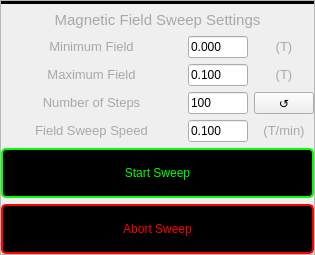
           <widget class="QFrame" name="frame_FourTerminalMagneticField_Settings">
            <property name="styleSheet">
             <string notr="true">#frame_FourTerminalMagneticField_Settings{
border:1px solid rgb(168,168,168)
}</string>
            </property>
            <property name="frameShape">
             <enum>QFrame::StyledPanel</enum>
            </property>
            <property name="frameShadow">
             <enum>QFrame::Raised</enum>
            </property>
            <layout class="QGridLayout" name="gridLayout">
             <property name="leftMargin">
              <number>0</number>
             </property>
             <property name="topMargin">
              <number>0</number>
             </property>
             <property name="rightMargin">
              <number>0</number>
             </property>
             <property name="bottomMargin">
              <number>0</number>
             </property>
             <item row="1" column="0">
              <layout class="QGridLayout" name="Layout_MagneticFieldSettings" rowstretch="2,1,1,1,1,3,3,0" columnstretch="3,1,1" rowminimumheight="2,1,1,1,1,3,3,0">
               <item row="7" column="0" colspan="3">
                <widget class="QPushButton" name="pushButton_AbortLandauFan">
                 <property name="minimumSize">
                  <size>
                   <width>100</width>
                   <height>50</height>
                  </size>
                 </property>
                 <property name="maximumSize">
                  <size>
                   <width>16777215</width>
                   <height>16777215</height>
                  </size>
                 </property>
                 <property name="toolTip">
                  <string>Test</string>
                 </property>
                 <property name="styleSheet">
                  <string notr="true">QPushButton:pressed#pushButton_AbortLandauFan{
color: rgb(95,107,166);
background-color:rgb(168,168,168);
border: 1px solid rgb(95,107,166);
border-radius: 5px
}

QPushButton#pushButton_AbortLandauFan{
color: rgb(255,0, 0);
background-color:rgb(0,0,0);
border: 2px solid  rgb(255,0, 0);
border-radius: 5px
}</string>
                 </property>
                 <property name="text">
                  <string>Abort Sweep</string>
                 </property>
                </widget>
               </item>
               <item row="6" column="0" colspan="3">
                <widget class="QPushButton" name="pushButton_StartLandauFan">
                 <property name="minimumSize">
                  <size>
                   <width>100</width>
                   <height>50</height>
                  </size>
                 </property>
                 <property name="maximumSize">
                  <size>
                   <width>16777215</width>
                   <height>16777215</height>
                  </size>
                 </property>
                 <property name="toolTip">
                  <string>Test</string>
                 </property>
                 <property name="styleSheet">
                  <string notr="true">QPushButton:pressed#pushButton_StartLandauFan{
color: rgb(95,107,166);
background-color:rgb(168,168,168);
border: 1px solid rgb(95,107,166);
border-radius: 5px
}

QPushButton#pushButton_StartLandauFan{
color: rgb(0,255,0);
background-color:rgb(0,0,0);
border: 2px solid rgb(0,255,0);
border-radius: 5px
}</string>
                 </property>
                 <property name="text">
                  <string>Start Sweep</string>
                 </property>
                </widget>
               </item>
               <item row="3" column="0">
                <widget class="QLabel" name="Label_FourTerminalMagneticFieldSetting_MaximumField">
                 <property name="minimumSize">
                  <size>
                   <width>110</width>
                   <height>20</height>
                  </size>
                 </property>
                 <property name="text">
                  <string>&lt;html&gt;&lt;head/&gt;&lt;body&gt;&lt;p&gt;&lt;span style=&quot; font-size:10pt; color:#a8a8a8;&quot;&gt;Maximum Field&lt;/span&gt;&lt;/p&gt;&lt;/body&gt;&lt;/html&gt;</string>
                 </property>
                 <property name="alignment">
                  <set>Qt::AlignCenter</set>
                 </property>
                </widget>
               </item>
               <item row="5" column="2">
                <widget class="QLabel" name="label_14">
                 <property name="minimumSize">
                  <size>
                   <width>50</width>
                   <height>20</height>
                  </size>
                 </property>
                 <property name="text">
                  <string>&lt;html&gt;&lt;head/&gt;&lt;body&gt;&lt;p&gt;&lt;span style=&quot; font-size:10pt; color:#a8a8a8;&quot;&gt;(T/min)&lt;/span&gt;&lt;/p&gt;&lt;/body&gt;&lt;/html&gt;</string>
                 </property>
                 <property name="alignment">
                  <set>Qt::AlignCenter</set>
                 </property>
                </widget>
               </item>
               <item row="1" column="0" colspan="3">
                <widget class="QLabel" name="Label_FourTerminalMagneticFieldSetting">
                 <property name="minimumSize">
                  <size>
                   <width>150</width>
                   <height>20</height>
                  </size>
                 </property>
                 <property name="text">
                  <string>&lt;html&gt;&lt;head/&gt;&lt;body&gt;&lt;p&gt;&lt;span style=&quot; font-size:11pt; color:#a8a8a8;&quot;&gt;Magnetic Field Sweep Settings&lt;/span&gt;&lt;/p&gt;&lt;/body&gt;&lt;/html&gt;</string>
                 </property>
                 <property name="alignment">
                  <set>Qt::AlignCenter</set>
                 </property>
                </widget>
               </item>
               <item row="3" column="2">
                <widget class="QLabel" name="label_11">
                 <property name="minimumSize">
                  <size>
                   <width>20</width>
                   <height>20</height>
                  </size>
                 </property>
                 <property name="text">
                  <string>&lt;html&gt;&lt;head/&gt;&lt;body&gt;&lt;p&gt;&lt;span style=&quot; font-size:10pt; color:#a8a8a8;&quot;&gt;(T)&lt;/span&gt;&lt;/p&gt;&lt;/body&gt;&lt;/html&gt;</string>
                 </property>
                 <property name="alignment">
                  <set>Qt::AlignCenter</set>
                 </property>
                </widget>
               </item>
               <item row="4" column="2">
                <widget class="QPushButton" name="pushButton_landauFanStepSwitch">
                 <property name="minimumSize">
                  <size>
                   <width>20</width>
                   <height>20</height>
                  </size>
                 </property>
                 <property name="focusPolicy">
                  <enum>Qt::NoFocus</enum>
                 </property>
                 <property name="toolTip">
                  <string>Toggle Field Steps/Increment</string>
                 </property>
                 <property name="text">
                  <string>↺</string>
                 </property>
                </widget>
               </item>
               <item row="3" column="1">
                <widget class="QLineEdit" name="lineEdit_landauFan_MaxField">
                 <property name="text">
                  <string>0.100</string>
                 </property>
                 <property name="alignment">
                  <set>Qt::AlignLeading|Qt::AlignLeft|Qt::AlignVCenter</set>
                 </property>
                 <property name="placeholderText">
                  <string>0.0</string>
                 </property>
                </widget>
               </item>
               <item row="4" column="0">
                <widget class="QLabel" name="label_FourTerminalMagneticFieldSetting_NumberofSteps">
                 <property name="minimumSize">
                  <size>
                   <width>110</width>
                   <height>20</height>
                  </size>
                 </property>
                 <property name="text">
                  <string>&lt;html&gt;&lt;head/&gt;&lt;body&gt;&lt;p&gt;&lt;span style=&quot; font-size:10pt; color:#a8a8a8;&quot;&gt;Number of Steps&lt;/span&gt;&lt;/p&gt;&lt;/body&gt;&lt;/html&gt;</string>
                 </property>
                 <property name="alignment">
                  <set>Qt::AlignCenter</set>
                 </property>
                </widget>
               </item>
               <item row="5" column="1">
                <widget class="QLineEdit" name="lineEdit_landauFan_FieldSpeed">
                 <property name="text">
                  <string>0.100</string>
                 </property>
                 <property name="alignment">
                  <set>Qt::AlignLeading|Qt::AlignLeft|Qt::AlignVCenter</set>
                 </property>
                 <property name="placeholderText">
                  <string>0.0</string>
                 </property>
                </widget>
               </item>
               <item row="4" column="1">
                <widget class="QLineEdit" name="lineEdit_landauFan_Steps">
                 <property name="focusPolicy">
                  <enum>Qt::StrongFocus</enum>
                 </property>
                 <property name="text">
                  <string>100</string>
                 </property>
                 <property name="frame">
                  <bool>true</bool>
                 </property>
                 <property name="cursorPosition">
                  <number>3</number>
                 </property>
                 <property name="alignment">
                  <set>Qt::AlignLeading|Qt::AlignLeft|Qt::AlignVCenter</set>
                 </property>
                 <property name="placeholderText">
                  <string>0.0</string>
                 </property>
                </widget>
               </item>
               <item row="5" column="0">
                <widget class="QLabel" name="Label_FourTerminalMagneticFieldSetting_FieldSweepSpeed">
                 <property name="minimumSize">
                  <size>
                   <width>110</width>
                   <height>20</height>
                  </size>
                 </property>
                 <property name="text">
                  <string>&lt;html&gt;&lt;head/&gt;&lt;body&gt;&lt;p&gt;&lt;span style=&quot; font-size:10pt; color:#a8a8a8;&quot;&gt;Field Sweep Speed&lt;/span&gt;&lt;/p&gt;&lt;/body&gt;&lt;/html&gt;</string>
                 </property>
                 <property name="alignment">
                  <set>Qt::AlignCenter</set>
                 </property>
                </widget>
               </item>
               <item row="2" column="0">
                <widget class="QLabel" name="Label_FourTerminalMagneticFieldSetting_MinimumField">
                 <property name="minimumSize">
                  <size>
                   <width>110</width>
                   <height>20</height>
                  </size>
                 </property>
                 <property name="text">
                  <string>&lt;html&gt;&lt;head/&gt;&lt;body&gt;&lt;p&gt;&lt;span style=&quot; font-size:10pt; color:#a8a8a8;&quot;&gt;Minimum Field&lt;/span&gt;&lt;/p&gt;&lt;/body&gt;&lt;/html&gt;</string>
                 </property>
                 <property name="alignment">
                  <set>Qt::AlignCenter</set>
                 </property>
                </widget>
               </item>
               <item row="2" column="2">
                <widget class="QLabel" name="label_12">
                 <property name="minimumSize">
                  <size>
                   <width>20</width>
                   <height>20</height>
                  </size>
                 </property>
                 <property name="text">
                  <string>&lt;html&gt;&lt;head/&gt;&lt;body&gt;&lt;p&gt;&lt;span style=&quot; font-size:10pt; color:#a8a8a8;&quot;&gt;(T)&lt;/span&gt;&lt;/p&gt;&lt;/body&gt;&lt;/html&gt;</string>
                 </property>
                 <property name="alignment">
                  <set>Qt::AlignCenter</set>
                 </property>
                </widget>
               </item>
               <item row="2" column="1">
                <widget class="QLineEdit" name="lineEdit_landauFan_MinField">
                 <property name="text">
                  <string>0.000</string>
                 </property>
                 <property name="alignment">
                  <set>Qt::AlignLeading|Qt::AlignLeft|Qt::AlignVCenter</set>
                 </property>
                 <property name="placeholderText">
                  <string>0.0</string>
                 </property>
                </widget>
               </item>
               <item row="0" column="0" colspan="3">
                <widget class="QFrame" name="frame_LandaulFan">
                 <property name="styleSheet">
                  <string notr="true">image: url(:/nSOTScanner/Pictures/Landaul Fan.PNG);
background-color: rgb(3, 3, 3);</string>
                 </property>
                 <property name="frameShape">
                  <enum>QFrame::StyledPanel</enum>
                 </property>
                 <property name="frameShadow">
                  <enum>QFrame::Raised</enum>
                 </property>
                </widget>
               </item>
              </layout>
             </item>
            </layout>
           </widget>
